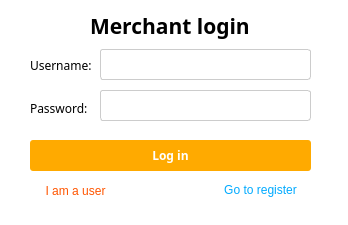
<?xml version="1.0" encoding="UTF-8"?>
<ui version="4.0">
 <class>MainWindow</class>
 <widget class="QMainWindow" name="MainWindow">
  <property name="geometry">
   <rect>
    <x>0</x>
    <y>0</y>
    <width>348</width>
    <height>225</height>
   </rect>
  </property>
  <property name="minimumSize">
   <size>
    <width>348</width>
    <height>225</height>
   </size>
  </property>
  <property name="maximumSize">
   <size>
    <width>348</width>
    <height>225</height>
   </size>
  </property>
  <property name="windowTitle">
   <string>MainWindow</string>
  </property>
  <property name="styleSheet">
   <string notr="true">background-color: white;</string>
  </property>
  <widget class="QWidget" name="centralwidget">
   <widget class="QLabel" name="label">
    <property name="geometry">
     <rect>
      <x>90</x>
      <y>10</y>
      <width>171</width>
      <height>31</height>
     </rect>
    </property>
    <property name="font">
     <font>
      <family>微软雅黑</family>
      <pointsize>16</pointsize>
      <weight>75</weight>
      <bold>true</bold>
     </font>
    </property>
    <property name="text">
     <string>Merchant login</string>
    </property>
   </widget>
   <widget class="QLabel" name="label_2">
    <property name="geometry">
     <rect>
      <x>30</x>
      <y>55</y>
      <width>61</width>
      <height>21</height>
     </rect>
    </property>
    <property name="font">
     <font>
      <family>微软雅黑</family>
     </font>
    </property>
    <property name="text">
     <string>Username:</string>
    </property>
   </widget>
   <widget class="QLabel" name="label_3">
    <property name="geometry">
     <rect>
      <x>30</x>
      <y>100</y>
      <width>61</width>
      <height>16</height>
     </rect>
    </property>
    <property name="font">
     <font>
      <family>微软雅黑</family>
     </font>
    </property>
    <property name="text">
     <string>Password:</string>
    </property>
   </widget>
   <widget class="QLineEdit" name="lineEdit">
    <property name="geometry">
     <rect>
      <x>100</x>
      <y>49</y>
      <width>211</width>
      <height>31</height>
     </rect>
    </property>
    <property name="styleSheet">
     <string notr="true">QLineEdit { border-radius: 3px; border: 0.5px solid #CCCCCC;}</string>
    </property>
   </widget>
   <widget class="QLineEdit" name="lineEdit_2">
    <property name="geometry">
     <rect>
      <x>100</x>
      <y>90</y>
      <width>211</width>
      <height>31</height>
     </rect>
    </property>
    <property name="styleSheet">
     <string notr="true">QLineEdit { border-radius: 3px; border: 0.5px solid #CCCCCC;}</string>
    </property>
   </widget>
   <widget class="QPushButton" name="pushButton">
    <property name="geometry">
     <rect>
      <x>30</x>
      <y>140</y>
      <width>281</width>
      <height>31</height>
     </rect>
    </property>
    <property name="font">
     <font>
      <family>微软雅黑</family>
      <weight>75</weight>
      <bold>true</bold>
     </font>
    </property>
    <property name="styleSheet">
     <string notr="true">QPushButton { background-color:rgb(255, 170, 0); color:rgb(255, 255, 255); border-radius: 3px; }</string>
    </property>
    <property name="text">
     <string>Log in</string>
    </property>
   </widget>
   <widget class="QPushButton" name="pushButton_2">
    <property name="geometry">
     <rect>
      <x>30</x>
      <y>180</y>
      <width>91</width>
      <height>21</height>
     </rect>
    </property>
    <property name="styleSheet">
     <string notr="true">QPushButton { background-color:rgb(255, 255, 255); color:rgb(255, 85, 0); border-radius: 2px; }</string>
    </property>
    <property name="text">
     <string>I am a user</string>
    </property>
   </widget>
   <widget class="QPushButton" name="pushButton_3">
    <property name="geometry">
     <rect>
      <x>210</x>
      <y>180</y>
      <width>101</width>
      <height>20</height>
     </rect>
    </property>
    <property name="styleSheet">
     <string notr="true">QPushButton { background-color:rgb(255, 255, 255); color:rgb(0, 170, 255); border-radius: 2px; }</string>
    </property>
    <property name="text">
     <string>Go to register</string>
    </property>
   </widget>
  </widget>
  <widget class="QStatusBar" name="statusbar"/>
 </widget>
 <resources/>
 <connections/>
</ui>
